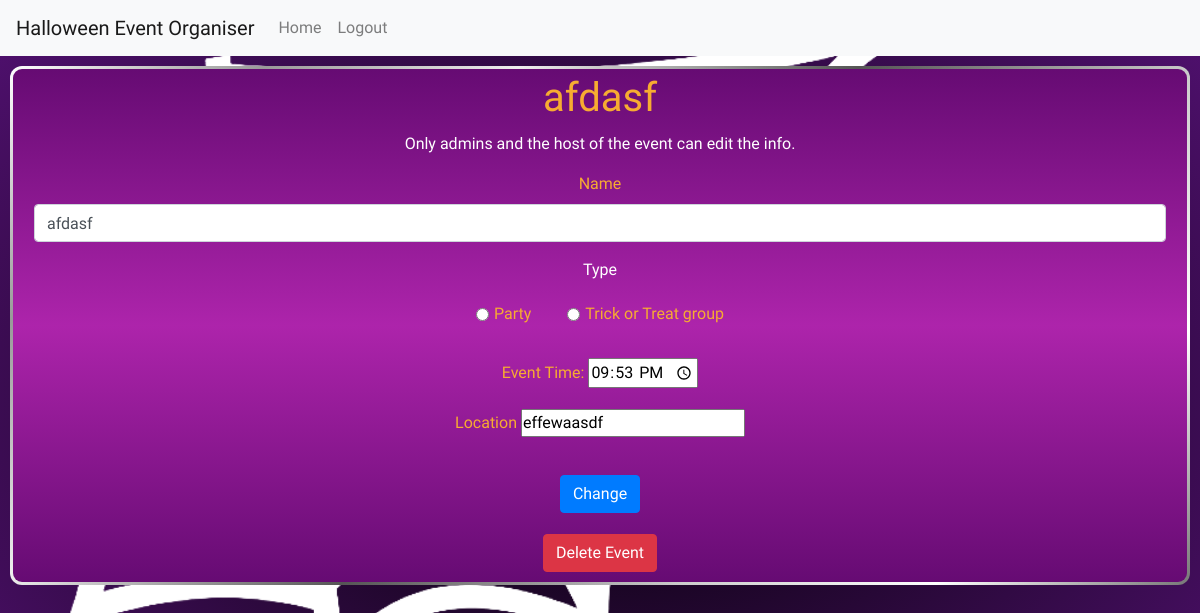
Page /edit_event?event_id=1 on the earlier database version.
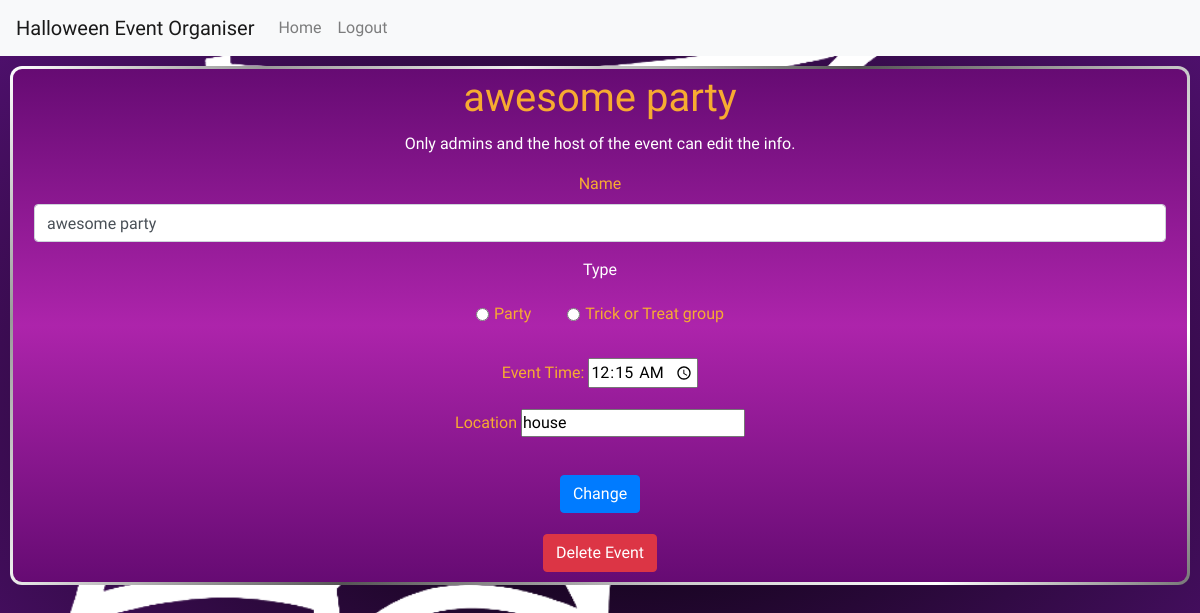
Same page on the later database version.
### tables this page shows
CREATE TABLE events (
    id INTEGER UNIQUE PRIMARY KEY,
    name TEXT NOT NULL,
    type TEXT NOT NULL,
    time TEXT NOT NULL,
    location TEXT NOT NULL,
    host_id INTEGER NOT NULL,
    FOREIGN KEY (host_id) REFERENCES users(id)
);

### app.py (the view, shortened to what this page needs)
@app.route('/edit_event', methods=['POST', 'GET'])
def edit_event():
    if request.method == 'GET':
        event_id = request.args.get('event_id')
        event_info = db.execute('SELECT * FROM events WHERE id = ?', event_id)
        if not event_info:
            return render_template('failure.html', message='Invalid event ID.')
        event_info = event_info[0]
        return render_template('edit_event.html', event_info=event_info)

### templates/edit_event.html (shortened to what this page needs)
{% extends 'layout.html' %}
{% block body %}
    <section>
        <h1 class="text-center">{{ event_info['name'] }}</h1>
        <p>Only admins and the host of the event can edit the info.</p>
        <form action="/edit_event" method="post">
            <div class="form-group m-3">
                <label for="name" class="form-label">Name</label>
                <input class="form-control" type="text" value="{{ event_info['name'] }}" name="name" id="name" required>
            </div>
            <p class="m-1">Type</p>
            <div class="form-check form-check-inline m-3">
                <input class="form-check-input" type="radio" value="Party" name="type" id="type" required {% if event_info['type'] == 'Party' %}checked{% endif %}>
                <label for="type" class="form-check-label">Party</label>
            </div>
            <div class="form-check form-check-inline m-3">
                <input class="form-check-input" type="radio" value="Trick or Treat group" name="type" id="trick-or-treat-group" required {% if event_info['type'] == 'Trick or Treat group' %}checked{% endif %}>
                <label for="trick-or-treat-group" class="form-check-label">Trick or Treat group</label>
            </div>
            <div class="form-group m-3">
                <label for="time">Event Time:</label>
                <input type="time" id="time" name="time" value="{{ event_info['time'] }}" required>
            </div>
            <div class="form-group m-3">
                <label for="locaton">Location</label>
                <input type="text" name="location" id="location" required value="{{ event_info['location']}}">
            </div>
            <button class="btn btn-primary m-3" type="submit">Change</button>
        </form>
        <form action="/delete_event" method="post">
            <button type="submit" class="btn btn-danger">Delete Event</button>
        </form>
    </section>
{% endblock %}

Differences in the rows shown:
changed events "☐ Party": name "afdasf" → "awesome party"; time "21:53" → "00:15"; location "effewaasdf" → "house"
